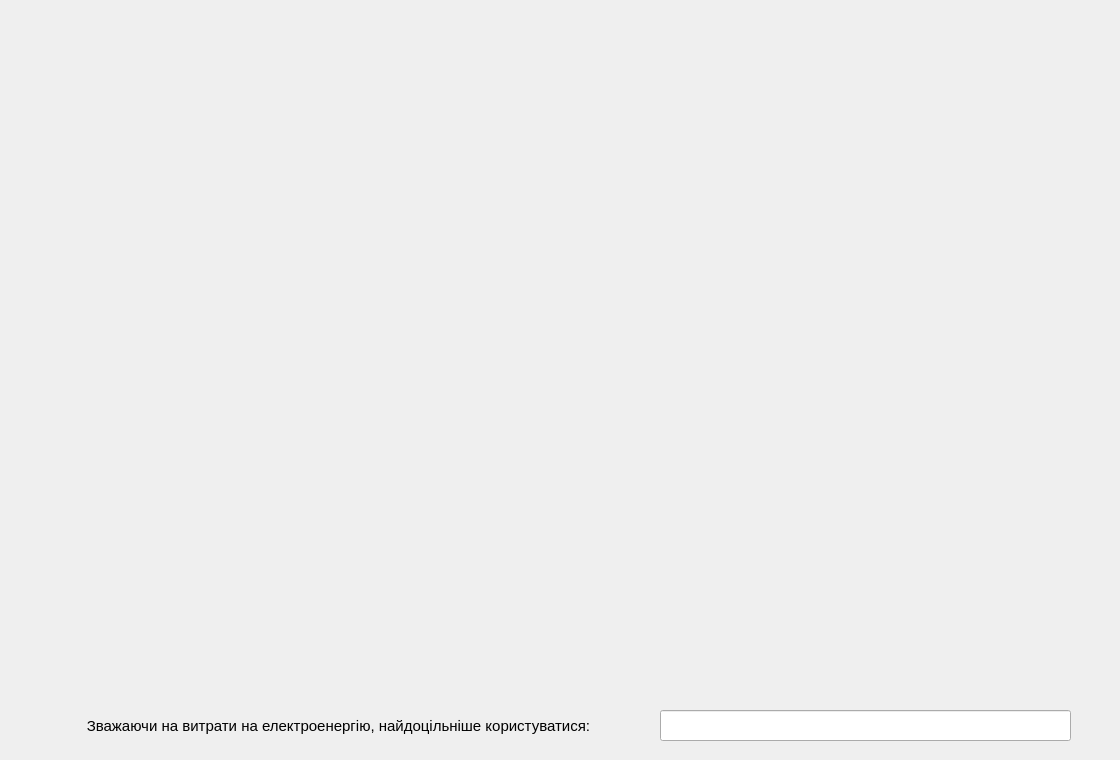
      <widget class="QWidget" name="tab_13">
       <attribute name="title">
        <string>Ціна за електроенергію</string>
       </attribute>
       <widget class="QWidget" name="widget_ener4" native="true">
        <property name="geometry">
         <rect>
          <x>0</x>
          <y>0</y>
          <width>1111</width>
          <height>681</height>
         </rect>
        </property>
       </widget>
       <widget class="QLineEdit" name="Input_recomend_tarif">
        <property name="geometry">
         <rect>
          <x>660</x>
          <y>710</y>
          <width>411</width>
          <height>31</height>
         </rect>
        </property>
        <property name="text">
         <string/>
        </property>
        <property name="alignment">
         <set>Qt::AlignCenter</set>
        </property>
       </widget>
       <widget class="QLabel" name="label_79">
        <property name="geometry">
         <rect>
          <x>30</x>
          <y>700</y>
          <width>621</width>
          <height>51</height>
         </rect>
        </property>
        <property name="font">
         <font>
          <family>MS Shell Dlg 2</family>
          <pointsize>11</pointsize>
         </font>
        </property>
        <property name="text">
         <string>Зважаючи на витрати на електроенергію, найдоцільніше користуватися: </string>
        </property>
        <property name="alignment">
         <set>Qt::AlignCenter</set>
        </property>
        <property name="wordWrap">
         <bool>false</bool>
        </property>
       </widget>
      </widget>
